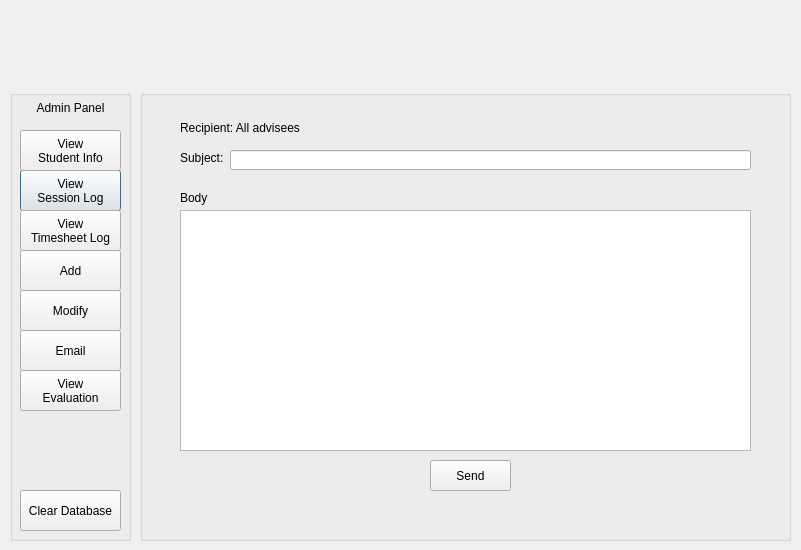
<?xml version="1.0" encoding="UTF-8"?>
<ui version="4.0">
 <class>Dialog</class>
 <widget class="QDialog" name="Dialog">
  <property name="geometry">
   <rect>
    <x>0</x>
    <y>0</y>
    <width>801</width>
    <height>550</height>
   </rect>
  </property>
  <property name="windowTitle">
   <string>Dialog</string>
  </property>
  <widget class="QGroupBox" name="admin_panel">
   <property name="geometry">
    <rect>
     <x>10</x>
     <y>90</y>
     <width>121</width>
     <height>451</height>
    </rect>
   </property>
   <property name="title">
    <string/>
   </property>
   <widget class="QPushButton" name="pushButton_viewSessionLog">
    <property name="geometry">
     <rect>
      <x>10</x>
      <y>80</y>
      <width>101</width>
      <height>41</height>
     </rect>
    </property>
    <property name="text">
     <string>View
Session Log</string>
    </property>
    <property name="autoExclusive">
     <bool>true</bool>
    </property>
   </widget>
   <widget class="QPushButton" name="pushButton_viewTimeSheetLog">
    <property name="geometry">
     <rect>
      <x>10</x>
      <y>120</y>
      <width>101</width>
      <height>41</height>
     </rect>
    </property>
    <property name="text">
     <string>View
Timesheet Log</string>
    </property>
    <property name="autoExclusive">
     <bool>true</bool>
    </property>
   </widget>
   <widget class="QPushButton" name="pushButton_add">
    <property name="geometry">
     <rect>
      <x>10</x>
      <y>160</y>
      <width>101</width>
      <height>41</height>
     </rect>
    </property>
    <property name="text">
     <string>Add</string>
    </property>
    <property name="autoExclusive">
     <bool>true</bool>
    </property>
   </widget>
   <widget class="QPushButton" name="pushButton_modify">
    <property name="geometry">
     <rect>
      <x>10</x>
      <y>200</y>
      <width>101</width>
      <height>41</height>
     </rect>
    </property>
    <property name="text">
     <string>Modify</string>
    </property>
    <property name="autoExclusive">
     <bool>true</bool>
    </property>
   </widget>
   <widget class="QPushButton" name="pushButton_clearDatabase">
    <property name="geometry">
     <rect>
      <x>10</x>
      <y>400</y>
      <width>101</width>
      <height>41</height>
     </rect>
    </property>
    <property name="text">
     <string>Clear Database</string>
    </property>
    <property name="autoExclusive">
     <bool>true</bool>
    </property>
   </widget>
   <widget class="QPushButton" name="pushButton_email">
    <property name="geometry">
     <rect>
      <x>10</x>
      <y>240</y>
      <width>101</width>
      <height>41</height>
     </rect>
    </property>
    <property name="text">
     <string>Email</string>
    </property>
    <property name="autoExclusive">
     <bool>true</bool>
    </property>
   </widget>
   <widget class="QPushButton" name="pushButton_viewEvaluation">
    <property name="geometry">
     <rect>
      <x>10</x>
      <y>280</y>
      <width>101</width>
      <height>41</height>
     </rect>
    </property>
    <property name="text">
     <string>View
Evaluation</string>
    </property>
    <property name="autoExclusive">
     <bool>true</bool>
    </property>
   </widget>
   <widget class="QLabel" name="label_adminPanel">
    <property name="geometry">
     <rect>
      <x>10</x>
      <y>10</y>
      <width>101</width>
      <height>16</height>
     </rect>
    </property>
    <property name="text">
     <string>Admin Panel</string>
    </property>
    <property name="alignment">
     <set>Qt::AlignCenter</set>
    </property>
   </widget>
   <widget class="QPushButton" name="pushButton_viewStudentInfo">
    <property name="geometry">
     <rect>
      <x>10</x>
      <y>40</y>
      <width>101</width>
      <height>41</height>
     </rect>
    </property>
    <property name="text">
     <string>View
Student Info</string>
    </property>
    <property name="autoExclusive">
     <bool>true</bool>
    </property>
   </widget>
  </widget>
  <widget class="QGroupBox" name="groupBox">
   <property name="geometry">
    <rect>
     <x>140</x>
     <y>90</y>
     <width>651</width>
     <height>451</height>
    </rect>
   </property>
   <property name="title">
    <string/>
   </property>
   <widget class="QPushButton" name="pushButton_send">
    <property name="enabled">
     <bool>true</bool>
    </property>
    <property name="geometry">
     <rect>
      <x>290</x>
      <y>370</y>
      <width>81</width>
      <height>31</height>
     </rect>
    </property>
    <property name="text">
     <string>Send</string>
    </property>
   </widget>
   <widget class="QLineEdit" name="lineEdit_subject">
    <property name="geometry">
     <rect>
      <x>90</x>
      <y>60</y>
      <width>521</width>
      <height>20</height>
     </rect>
    </property>
   </widget>
   <widget class="QTextEdit" name="textEdit_body">
    <property name="geometry">
     <rect>
      <x>40</x>
      <y>120</y>
      <width>571</width>
      <height>241</height>
     </rect>
    </property>
   </widget>
   <widget class="QLabel" name="xx_39">
    <property name="geometry">
     <rect>
      <x>40</x>
      <y>60</y>
      <width>71</width>
      <height>16</height>
     </rect>
    </property>
    <property name="text">
     <string>Subject:</string>
    </property>
   </widget>
   <widget class="QLabel" name="xx_40">
    <property name="geometry">
     <rect>
      <x>40</x>
      <y>100</y>
      <width>41</width>
      <height>16</height>
     </rect>
    </property>
    <property name="text">
     <string>Body</string>
    </property>
   </widget>
   <widget class="QLabel" name="xx_38">
    <property name="geometry">
     <rect>
      <x>40</x>
      <y>30</y>
      <width>161</width>
      <height>16</height>
     </rect>
    </property>
    <property name="text">
     <string>Recipient: All advisees</string>
    </property>
   </widget>
  </widget>
 </widget>
 <resources/>
 <connections/>
</ui>
